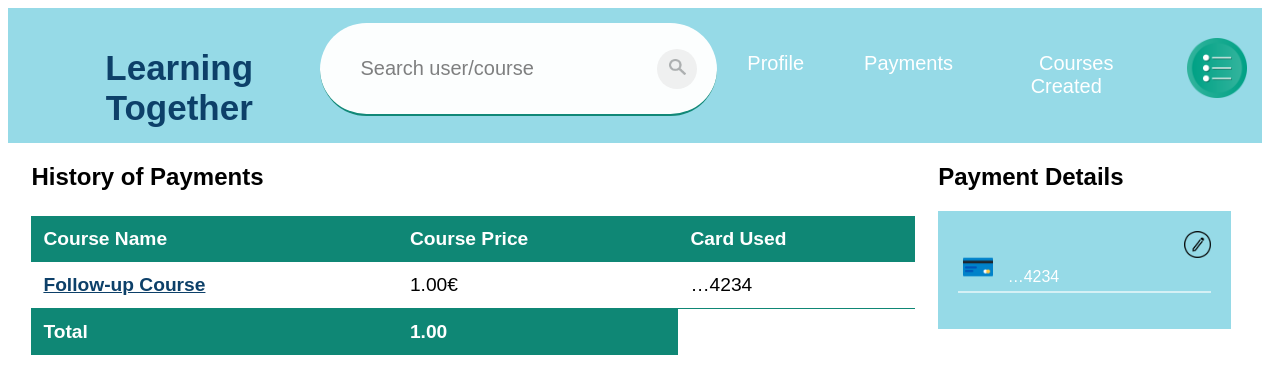
Before: /payments (signed in) with the older database file.
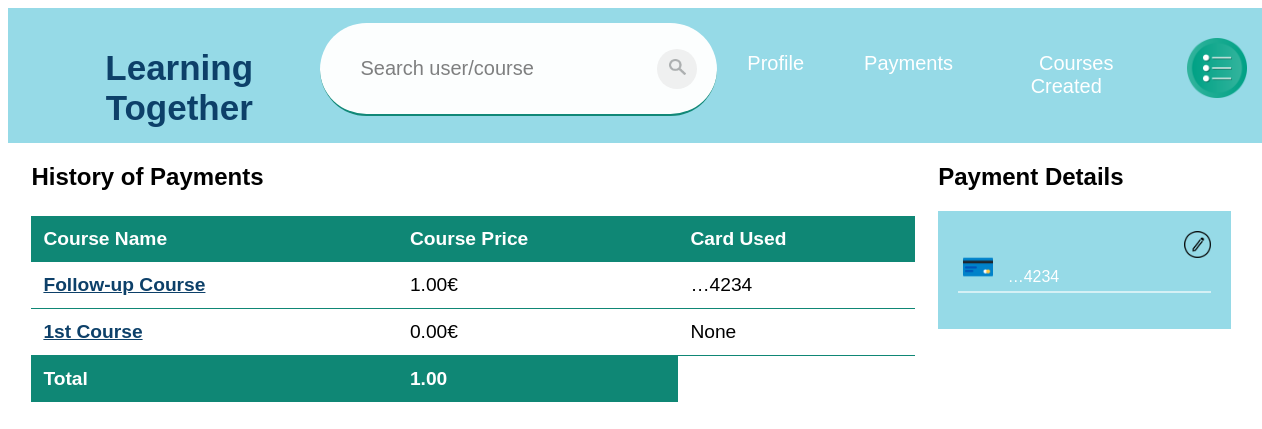
After: the same page with the newer database file.
### app/models.py (models this page shows, shortened)
class CoursesEnrolled(models.Model):
    privateId = models.ForeignKey(Private, on_delete=models.CASCADE)
    courseId = models.ForeignKey(Course, on_delete=models.CASCADE)
    paymentMethod = models.ForeignKey(PaymentDetails, on_delete=models.PROTECT, null=True)

class Course(models.Model):
    categoryId = models.ForeignKey(Category, on_delete=models.PROTECT)
    name = models.CharField(max_length=100)
    averageMasterTime = models.SmallIntegerField()
    price = models.DecimalField(max_digits=6, decimal_places=2)
    description = models.CharField(max_length=200, blank=True)
    link = models.CharField(max_length=200, default="")

class PaymentDetails(models.Model):
    privateId = models.ForeignKey(Private, on_delete=models.CASCADE, null=True, blank=True)
    cardNumber = models.CharField(max_length=16)
    expirationMonth = models.SmallIntegerField()
    expirationYear = models.SmallIntegerField()
    cvv = models.SmallIntegerField()

### app/views.py (the view)
# urls.py: path('payments',views.payments,name="payments"),
def payments(request):
    if request.user.is_authenticated:
        profile = models.Profile.objects.filter(userId__exact=request.user.id)
        private = models.Private.objects.filter(profileId__exact=profile[0].id)
        enrolledCourses = models.CoursesEnrolled.objects.filter(
            privateId__exact=private[0].id)
        paymentDetails = models.PaymentDetails.objects.filter(
            privateId__exact=private[0].id)
        total = 0
        for course in enrolledCourses:
            total += course.courseId.price
        return render(request, "app/payments.html", {'enrolledCourses': enrolledCourses, 'paymentDetails': paymentDetails,
                                                     'total': total, 'thisUser': True, 'userId': request.user.id, 'showOptions': True})
    return redirect('home')

### templates/app/payments.html (shortened to what this page needs)
{% extends 'app/base.html' %}
{% block content %}
{% load static %}
{% include 'app/navBar.html' with thisUser=thisUser userId=userId showOptions=showOptions %}
<div class="container">
    <div>
        <h2>History of Payments</h2>
        {% if not enrolledCourses %}
            <p>You need to apply in a course to have an history of payments!</p>
        {% else %}
        <table class="table">
            <thead>
                <tr>
                    <th>Course Name</th>
                    <th>Course Price</th>
                    <th>Card Used</th>
                </tr>
            </thead>
            {% for enrolledCourse in enrolledCourses %}
            <tbody>
                <tr>
                    <td><a class="pretty" href="../course/{{ enrolledCourse.courseId.id }}">{{ enrolledCourse.courseId.name }}</a></td>
                    <td>{{ enrolledCourse.courseId.price }}€</td>
                    {% if enrolledCourse.paymentMethod.cardNumber %}
                    <td>{{ enrolledCourse.paymentMethod.cardNumber|slice:'::-1'|truncatechars:5|slice:'::-1'}}</td>
                    {% else %}
                    <td>None</td>
                    {% endif %}
                </tr>
            </tbody>
            {% endfor %}
            <tfoot>
                <tr>
                    <td >Total</td>
                    <td>{{ total }}</td>
                </tr>
            </tfoot>
        </table>
        {% endif %}
    </div>
    <div>
        <h2>Payment Details</h2>
        <div class="payment-methods">
            <a href="../managePaymentDetails"><img class="edit" src="{% static 'images/' %}edit.png"></a>
            {% if not paymentDetails %}
                <p>No Payment Details</p>
            {% else %}
                {% for card in paymentDetails %}
                <div>
                    <p><img class="card" src="{% static 'images/' %}card.png"> {{ card.cardNumber|slice:'::-1'|truncatechars:5|slice:'::-1' }}</p>
                </div>
                {% endfor %}
            {% endif %}
        </div>
    </div>
</div>
{% endblock %}

Changed rows visible on the page:
added CoursesEnrolled: courseId.name "1st Course", courseId.price "0.00", shows "None"
